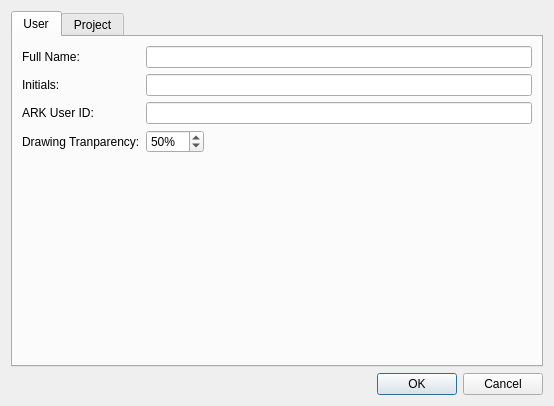
<?xml version="1.0" encoding="UTF-8"?>
<ui version="4.0">
 <class>SettingsDialogBase</class>
 <widget class="QDialog" name="SettingsDialogBase">
  <property name="geometry">
   <rect>
    <x>0</x>
    <y>0</y>
    <width>554</width>
    <height>406</height>
   </rect>
  </property>
  <property name="windowTitle">
   <string>Settings</string>
  </property>
  <layout class="QGridLayout" name="gridLayout">
   <item row="1" column="0">
    <widget class="QDialogButtonBox" name="buttonBox">
     <property name="orientation">
      <enum>Qt::Horizontal</enum>
     </property>
     <property name="standardButtons">
      <set>QDialogButtonBox::Cancel|QDialogButtonBox::Ok</set>
     </property>
    </widget>
   </item>
   <item row="0" column="0">
    <widget class="QTabWidget" name="tabWidget">
     <property name="currentIndex">
      <number>0</number>
     </property>
     <widget class="QWidget" name="userTab">
      <attribute name="title">
       <string>User</string>
      </attribute>
      <layout class="QGridLayout" name="gridLayout_3">
       <item row="3" column="1">
        <layout class="QHBoxLayout" name="horizontalLayout_4">
         <item>
          <widget class="QSpinBox" name="drawingTransparencySpin">
           <property name="suffix">
            <string>%</string>
           </property>
           <property name="maximum">
            <number>100</number>
           </property>
           <property name="value">
            <number>50</number>
           </property>
          </widget>
         </item>
         <item>
          <spacer name="horizontalSpacer">
           <property name="orientation">
            <enum>Qt::Horizontal</enum>
           </property>
           <property name="sizeHint" stdset="0">
            <size>
             <width>40</width>
             <height>20</height>
            </size>
           </property>
          </spacer>
         </item>
        </layout>
       </item>
       <item row="3" column="0">
        <widget class="QLabel" name="drawingTransparencyLabel">
         <property name="text">
          <string>Drawing Tranparency:</string>
         </property>
        </widget>
       </item>
       <item row="1" column="0">
        <widget class="QLabel" name="userInitialsLabel">
         <property name="text">
          <string>Initials:</string>
         </property>
        </widget>
       </item>
       <item row="4" column="1">
        <spacer name="verticalSpacer_2">
         <property name="orientation">
          <enum>Qt::Vertical</enum>
         </property>
         <property name="sizeHint" stdset="0">
          <size>
           <width>20</width>
           <height>40</height>
          </size>
         </property>
        </spacer>
       </item>
       <item row="1" column="1">
        <widget class="QLineEdit" name="userInitialEdit"/>
       </item>
       <item row="0" column="1">
        <widget class="QLineEdit" name="userFullnameEdit"/>
       </item>
       <item row="0" column="0">
        <widget class="QLabel" name="userFullnameLabel">
         <property name="text">
          <string>Full Name:</string>
         </property>
        </widget>
       </item>
       <item row="2" column="0">
        <widget class="QLabel" name="arkUserIdLabel">
         <property name="text">
          <string>ARK User ID:</string>
         </property>
        </widget>
       </item>
       <item row="2" column="1">
        <widget class="QLineEdit" name="arkUserIdEdit"/>
       </item>
      </layout>
     </widget>
     <widget class="QWidget" name="projectTab">
      <attribute name="title">
       <string>Project</string>
      </attribute>
      <layout class="QGridLayout" name="gridLayout_5">
       <item row="2" column="0">
        <widget class="QLabel" name="arkUrlLabel">
         <property name="text">
          <string>ARK URL:</string>
         </property>
        </widget>
       </item>
       <item row="5" column="2">
        <layout class="QHBoxLayout" name="planDrawingFolderLayout">
         <item>
          <widget class="QCheckBox" name="planDrawingFolderCheck">
           <property name="text">
            <string/>
           </property>
          </widget>
         </item>
         <item>
          <widget class="QLineEdit" name="planDrawingFolderEdit">
           <property name="enabled">
            <bool>false</bool>
           </property>
          </widget>
         </item>
         <item>
          <widget class="QPushButton" name="planDrawingFolderButton">
           <property name="enabled">
            <bool>false</bool>
           </property>
           <property name="icon">
            <iconset resource="resources.qrc">
             <normaloff>:/plugins/ark/folder.png</normaloff>:/plugins/ark/folder.png</iconset>
           </property>
          </widget>
         </item>
        </layout>
       </item>
       <item row="5" column="0">
        <widget class="QLabel" name="planDrawingFolderLabel">
         <property name="text">
          <string>Plan Drawings:</string>
         </property>
        </widget>
       </item>
       <item row="6" column="2">
        <layout class="QHBoxLayout" name="sectionDrawingFolderLayout">
         <item>
          <widget class="QCheckBox" name="sectionDrawingFolderCheck">
           <property name="text">
            <string/>
           </property>
          </widget>
         </item>
         <item>
          <widget class="QLineEdit" name="sectionDrawingFolderEdit">
           <property name="enabled">
            <bool>false</bool>
           </property>
          </widget>
         </item>
         <item>
          <widget class="QPushButton" name="sectionDrawingFolderButton">
           <property name="enabled">
            <bool>false</bool>
           </property>
           <property name="icon">
            <iconset resource="resources.qrc">
             <normaloff>:/plugins/ark/folder.png</normaloff>:/plugins/ark/folder.png</iconset>
           </property>
          </widget>
         </item>
        </layout>
       </item>
       <item row="8" column="0">
        <widget class="QLabel" name="logUpdatesLabel">
         <property name="text">
          <string>Log Updates:</string>
         </property>
        </widget>
       </item>
       <item row="0" column="2">
        <widget class="QLineEdit" name="projectCodeEdit"/>
       </item>
       <item row="2" column="2">
        <widget class="QLineEdit" name="arkUrlEdit">
         <property name="enabled">
          <bool>false</bool>
         </property>
        </widget>
       </item>
       <item row="1" column="0">
        <widget class="QLabel" name="siteCodesLabel">
         <property name="text">
          <string>Site Code(s):</string>
         </property>
         <property name="buddy">
          <cstring>siteCodesEdit</cstring>
         </property>
        </widget>
       </item>
       <item row="10" column="2">
        <spacer name="verticalSpacer_4">
         <property name="orientation">
          <enum>Qt::Vertical</enum>
         </property>
         <property name="sizeHint" stdset="0">
          <size>
           <width>20</width>
           <height>40</height>
          </size>
         </property>
        </spacer>
       </item>
       <item row="1" column="2">
        <widget class="QLineEdit" name="siteCodesEdit"/>
       </item>
       <item row="8" column="2">
        <widget class="QCheckBox" name="logUpdatesCheck">
         <property name="text">
          <string/>
         </property>
         <property name="checked">
          <bool>true</bool>
         </property>
        </widget>
       </item>
       <item row="4" column="2">
        <layout class="QHBoxLayout" name="contextDrawingFolderLayout">
         <item>
          <widget class="QCheckBox" name="contextDrawingFolderCheck">
           <property name="text">
            <string/>
           </property>
          </widget>
         </item>
         <item>
          <widget class="QLineEdit" name="contextDrawingFolderEdit">
           <property name="enabled">
            <bool>false</bool>
           </property>
          </widget>
         </item>
         <item>
          <widget class="QPushButton" name="contextDrawingFolderButton">
           <property name="enabled">
            <bool>false</bool>
           </property>
           <property name="icon">
            <iconset resource="resources.qrc">
             <normaloff>:/plugins/ark/folder.png</normaloff>:/plugins/ark/folder.png</iconset>
           </property>
          </widget>
         </item>
        </layout>
       </item>
       <item row="6" column="0">
        <widget class="QLabel" name="sectionDrawingFolderLabel">
         <property name="text">
          <string>Section Drawings:</string>
         </property>
        </widget>
       </item>
       <item row="4" column="0">
        <widget class="QLabel" name="contextDrawingFolderLabel">
         <property name="text">
          <string>Context Drawings:</string>
         </property>
         <property name="buddy">
          <cstring>contextDrawingFolderCheck</cstring>
         </property>
        </widget>
       </item>
       <item row="0" column="0">
        <widget class="QLabel" name="projectCodeLabel">
         <property name="text">
          <string>Project Code</string>
         </property>
        </widget>
       </item>
       <item row="7" column="0">
        <widget class="QLabel" name="styleFolderLabel">
         <property name="text">
          <string>Styles Folder:</string>
         </property>
         <property name="buddy">
          <cstring>styleFolderEdit</cstring>
         </property>
        </widget>
       </item>
       <item row="7" column="2">
        <layout class="QHBoxLayout" name="styleFolderLayout">
         <item>
          <widget class="QCheckBox" name="styleFolderCheck">
           <property name="text">
            <string/>
           </property>
          </widget>
         </item>
         <item>
          <widget class="QLineEdit" name="styleFolderEdit">
           <property name="enabled">
            <bool>false</bool>
           </property>
          </widget>
         </item>
         <item>
          <widget class="QPushButton" name="styleFolderButton">
           <property name="enabled">
            <bool>false</bool>
           </property>
           <property name="icon">
            <iconset resource="resources.qrc">
             <normaloff>:/plugins/ark/folder.png</normaloff>:/plugins/ark/folder.png</iconset>
           </property>
           <property name="iconSize">
            <size>
             <width>12</width>
             <height>12</height>
            </size>
           </property>
          </widget>
         </item>
        </layout>
       </item>
      </layout>
     </widget>
    </widget>
   </item>
  </layout>
 </widget>
 <tabstops>
  <tabstop>siteCodesEdit</tabstop>
  <tabstop>styleFolderCheck</tabstop>
  <tabstop>styleFolderEdit</tabstop>
  <tabstop>styleFolderButton</tabstop>
  <tabstop>tabWidget</tabstop>
  <tabstop>buttonBox</tabstop>
 </tabstops>
 <resources/>
 <connections>
  <connection>
   <sender>buttonBox</sender>
   <signal>accepted()</signal>
   <receiver>SettingsDialogBase</receiver>
   <slot>accept()</slot>
   <hints>
    <hint type="sourcelabel">
     <x>266</x>
     <y>309</y>
    </hint>
    <hint type="destinationlabel">
     <x>157</x>
     <y>274</y>
    </hint>
   </hints>
  </connection>
  <connection>
   <sender>buttonBox</sender>
   <signal>rejected()</signal>
   <receiver>SettingsDialogBase</receiver>
   <slot>reject()</slot>
   <hints>
    <hint type="sourcelabel">
     <x>334</x>
     <y>309</y>
    </hint>
    <hint type="destinationlabel">
     <x>286</x>
     <y>274</y>
    </hint>
   </hints>
  </connection>
  <connection>
   <sender>styleFolderCheck</sender>
   <signal>toggled(bool)</signal>
   <receiver>styleFolderButton</receiver>
   <slot>setEnabled(bool)</slot>
   <hints>
    <hint type="sourcelabel">
     <x>191</x>
     <y>179</y>
    </hint>
    <hint type="destinationlabel">
     <x>473</x>
     <y>158</y>
    </hint>
   </hints>
  </connection>
  <connection>
   <sender>styleFolderCheck</sender>
   <signal>toggled(bool)</signal>
   <receiver>styleFolderEdit</receiver>
   <slot>setEnabled(bool)</slot>
   <hints>
    <hint type="sourcelabel">
     <x>191</x>
     <y>179</y>
    </hint>
    <hint type="destinationlabel">
     <x>383</x>
     <y>180</y>
    </hint>
   </hints>
  </connection>
 </connections>
</ui>
